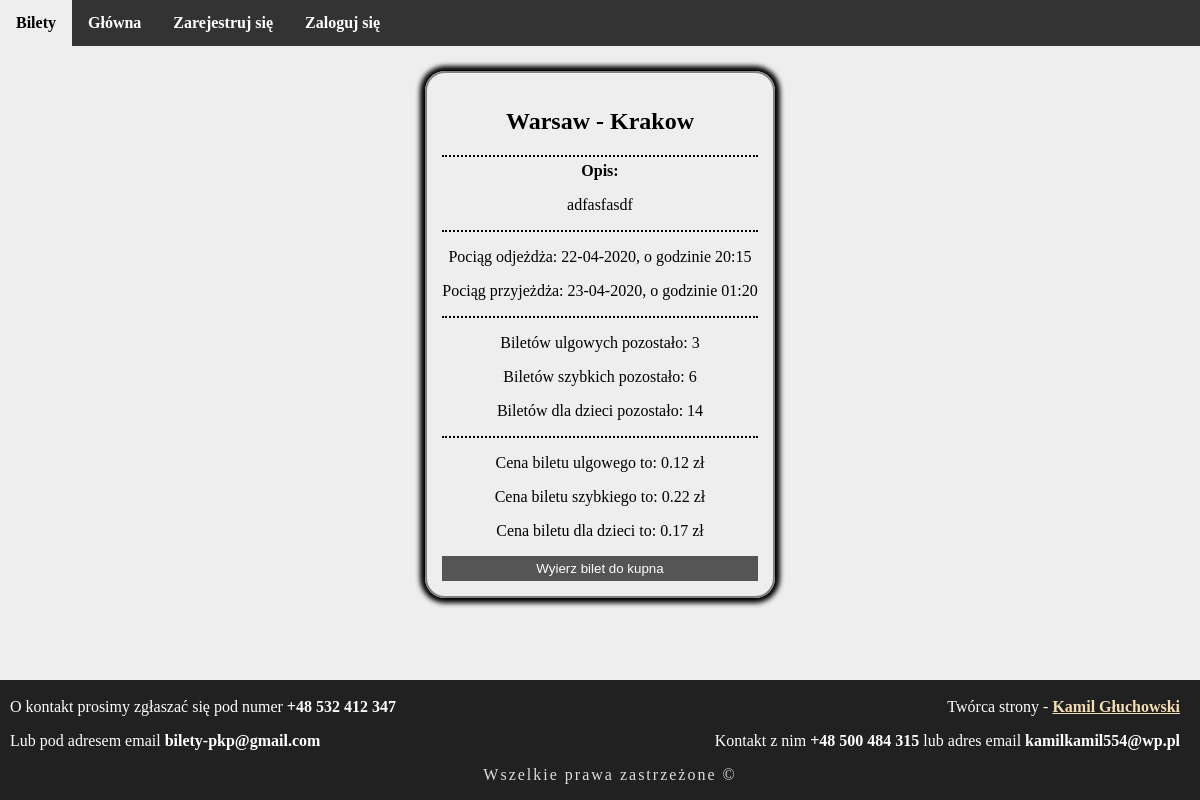
/tickets/20/information/, run on the app's committed database.
### tickets/models.py (models this page shows)
class Ticket(models.Model):
    from_place          = models.CharField(max_length=58, blank=False, null=False)
    to_place            = models.CharField(max_length=58, blank=False, null=False)
    start               = models.DateTimeField(null=False, blank=False)
    end                 = models.DateTimeField(null=False, blank=False)
    description         = models.TextField(blank=True, null=True, max_length=1200)
    ticket_ulgowy        = models.PositiveIntegerField(default=0)
    ticket_szybki        = models.PositiveIntegerField(default=0)
    ticket_dzieci        = models.PositiveIntegerField(default=0)
    ticket_ulgowy_price  = models.DecimalField(max_digits=10000, decimal_places=2, blank=False, null=False)
    ticket_szybki_price  = models.DecimalField(max_digits=10000, decimal_places=2, blank=False, null=False)
    ticket_dzieci_price  = models.DecimalField(max_digits=10000, decimal_places=2, blank=False, null=False)

### tickets/views.py (the view)
# urls.py: path('<int:id>/information/', views.DetailView.as_view(), name='detail'),
class DetailView(generic.DetailView):
    template_name = 'tickets/detail.html'
    def get_object(self):
        id = self.kwargs.get('id')
        return get_object_or_404(Ticket, id=id)

### templates/tickets/detail.html (shortened to what this page needs)
{% extends 'base.html' %}
{% block content %}
<section class="container">
    <div class="container2">
        <header class="head-title dotter">
            <h1><strong>{{ ticket.from_place }} - {{ ticket.to_place }}</strong></h1>
        </header>
        <section>
            {% if ticket.description %}
                <div class="ticket-description dotter">
                    <label for="description" id="description-lbl">Opis:</label>
                    <p id="description">{{ ticket.description }}</p>
                </div>
            {%  endif %}
            <div class="drive-plan dotter">
                <p>Pociąg odjeżdża: {{ ticket.start|date:"d-m-Y" }}, o godzinie {{ ticket.start|date:"H:i" }}</p>
                <p>Pociąg przyjeżdża: {{ ticket.end|date:"d-m-Y" }}, o godzinie {{ ticket.end|date:"H:i" }}</p>
            </div>
            <div class="tickets">
                <p>Biletów ulgowych pozostało: {% if ticket.ticket_ulgowy %} {{ ticket.ticket_ulgowy }} {% else %} Nie ma w sprzedarzy {% endif %}</p>
                <p>Biletów szybkich pozostało: {% if ticket.ticket_szybki %} {{ ticket.ticket_szybki }} {% else %} Nie ma w sprzedarzy  {% endif %}</p>
                <p>Biletów dla dzieci pozostało: {% if ticket.ticket_dzieci %} {{ ticket.ticket_dzieci }} {% else %} Nie ma w sprzedarzy  {% endif %}</p>
                <p class="dotter"></p>
                {% if ticket.ticket_ulgowy  %} <p>Cena biletu ulgowego to: {{ ticket.ticket_ulgowy_price }} zł</p> {% endif %}
                {% if ticket.ticket_szybki %} <p>Cena biletu szybkiego to: {{ ticket.ticket_szybki_price }} zł</p> {% endif %}
                {% if ticket.ticket_dzieci %} <p>Cena biletu dla dzieci to: {{ ticket.ticket_dzieci_price }} zł</p> {% endif %}
            </div>
        </section>
        <form action="{% url 'tickets:buyTicket' ticket.id %}">
            <button class="btn">Wyierz bilet do kupna</button>
        </form>
    </div>
</section>
{% endblock %}

### static/css/tickets.css (style rules this page uses)
body { background-color: #eeeeee; margin: 0; padding: 0; overflow-x: hidden; }
.container { display: flex; flex-direction: column; justify-content: center; align-items: center; }
.btn { width: 100%; padding: 5px; padding-right: 10px; padding-left: 10px; outline: none; color: white; background: #555555; border: none; cursor: pointer; transition: transform 0.2s ease; }
#description-lbl { font-weight: bold; margin: 20px; }
.container2 { text-align: center; padding: 15px; border: 2px solid grey; margin: 25px; border-radius: 20px; box-shadow: 0 0 5px 5px black; }
.dotter { border-bottom: 2px dotted black; }
.ticket-description { margin-top: 5px; }

### data on the page
Ticket: from_place "Warsaw", to_place "Krakow", description "adfasfasdf", start "22-04-2020", start "20:15", end "23-04-2020", end "01:20", ticket_ulgowy "3", ticket_szybki "6", ticket_dzieci "14", ticket_ulgowy_price "0.12", ticket_szybki_price "0.22", ticket_dzieci_price "0.17"
